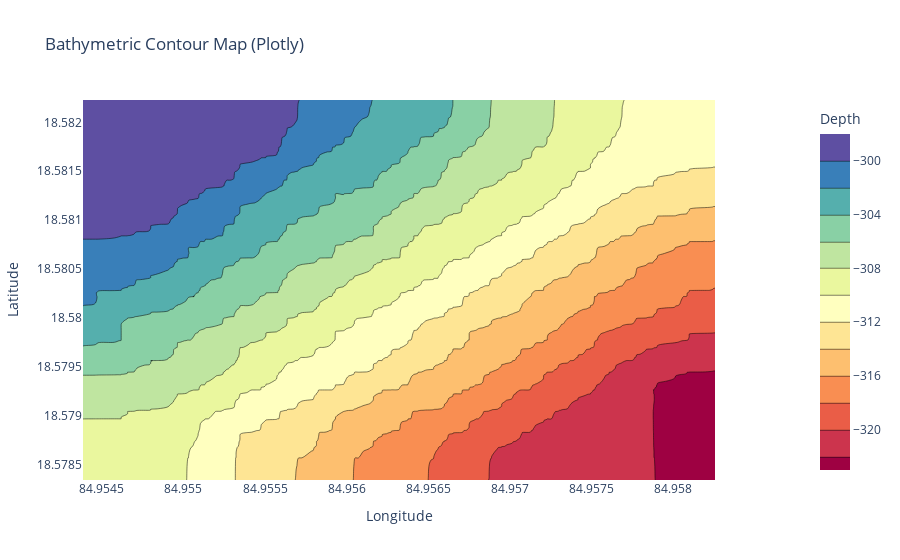
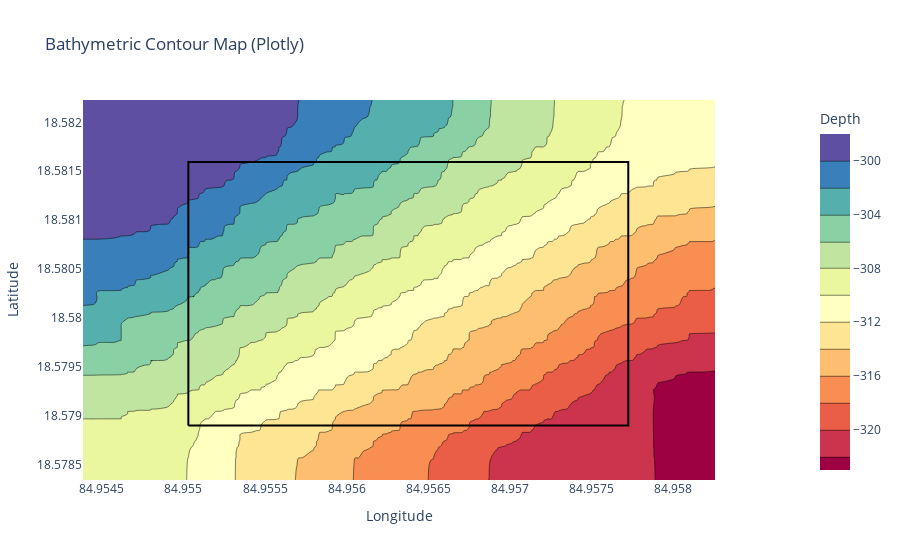
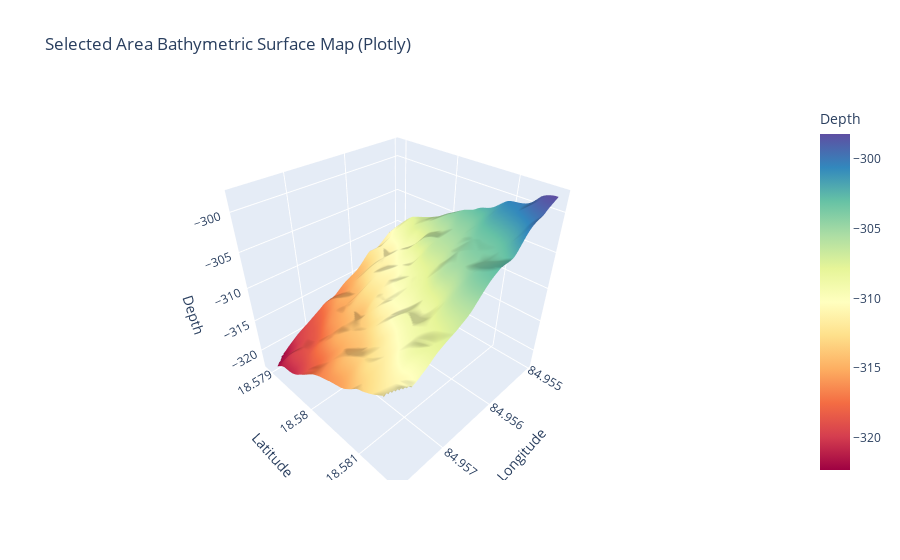

The code cell stored with these charts, in order, in its notebook:
### Code cell
import pandas as pd
import numpy as np
import plotly.graph_objs as go
from scipy.interpolate import griddata

# Load data
df0 = pd.read_csv("300.csv")
lon = df0["Longitude"]
lat = df0["Latitude"]
elev = df0["Depth"]

# Create grid for surface plot
grid_lon = np.linspace(lon.min(), lon.max(), 100)
grid_lat = np.linspace(lat.min(), lat.max(), 100)
grid_lon, grid_lat = np.meshgrid(grid_lon, grid_lat)
grid_elev = griddata((lon, lat), elev, (grid_lon, grid_lat), method='cubic')

# Create contour plot using Plotly
contour_fig = go.Figure(go.Contour(x=lon, y=lat, z=elev, colorscale='spectral'))
contour_fig.update_layout(title='Bathymetric Contour Map (Plotly)', xaxis_title='Longitude', yaxis_title='Latitude')
contour_fig.update_traces(colorbar=dict(title='Depth', x=1.15))

# Show contour plot
contour_fig.show()

# Constants for converting meters to degrees
# Assuming the area is near the equator for simplicity, adjust as necessary for your region
meters_per_degree_lat = 111320  # Approximate number of meters per degree of latitude
meters_per_degree_lon = 111320  # This varies based on latitude, use the same value for simplicity

# Define the size of the area in meters
area_size_m = 300
total_area = 300*300
# Convert area size to degrees
area_size_deg_lat = area_size_m / meters_per_degree_lat
area_size_deg_lon = area_size_m / meters_per_degree_lon

# Prompt user for the center of the area
center_lon = lon.mean()
center_lat = lat.mean()

# Calculate the boundaries of the area
lon_min = center_lon - area_size_deg_lon / 2
lon_max = center_lon + area_size_deg_lon / 2
lat_min = center_lat - area_size_deg_lat / 2
lat_max = center_lat + area_size_deg_lat / 2

# Filter the dataframe for the selected area
filtered_df = df0[(df0["Longitude"] >= lon_min) & (df0["Longitude"] <= lon_max) & 
                 (df0["Latitude"] >= lat_min) & (df0["Latitude"] <= lat_max)]

# Save the filtered dataframe to a new CSV file
filtered_df.to_csv("filtered_area.csv", index=False)

# Highlight the selected area on the original contour plot
highlight = go.Scatter(
    x=[lon_min, lon_max, lon_max, lon_min, lon_min],
    y=[lat_min, lat_min, lat_max, lat_max, lat_min],
    mode='lines',
    line=dict(color='black', width=2),
    name='Selected Area'
)

contour_fig.add_trace(highlight)
contour_fig.show()

# Create 3D surface plot using Plotly for the selected area
selected_grid_lon = np.linspace(lon_min, lon_max, 100)
selected_grid_lat = np.linspace(lat_min, lat_max, 100)
selected_grid_lon, selected_grid_lat = np.meshgrid(selected_grid_lon, selected_grid_lat)
selected_grid_elev = griddata((lon, lat), elev, (selected_grid_lon, selected_grid_lat), method='cubic')

surface_fig = go.Figure(go.Surface(x=selected_grid_lon, y=selected_grid_lat, z=selected_grid_elev, colorscale='spectral'))
surface_fig.update_layout(title='Selected Area Bathymetric Surface Map (Plotly)', scene=dict(xaxis_title='Longitude', yaxis_title='Latitude', zaxis_title='Depth'))
surface_fig.update_traces(colorbar=dict(title='Depth', x=1.15))
surface_fig.show()

### Figure 1 — Plotly figure (JSON) as saved in the notebook; plotly's stock layout.template omitted (floating-point values rounded to 4 significant figures; data arrays with more than 128 entries replaced by an {"elided": "..."} marker saying what was removed)
{"data": [{"colorbar": {"title": {"text": "Depth"}, "x": 1.15}, "colorscale": [[0, "rgb(158,1,66)"], [0.1, "rgb(213,62,79)"], [0.2, "rgb(244,109,67)"], [0.3, "rgb(253,174,97)"], [0.4, "rgb(254,224,139)"], [0.5, "rgb(255,255,191)"], [0.6, "rgb(230,245,152)"], [0.7, "rgb(171,221,164)"], [0.8, "rgb(102,194,165)"], [0.9, "rgb(50,136,189)"], [1, "rgb(94,79,162)"]], "type": "contour", "x": {"elided": "226 float values"}, "y": {"elided": "226 float values"}, "z": {"elided": "226 int values"}}], "layout": {"title": {"text": "Bathymetric Contour Map (Plotly)"}, "xaxis": {"title": {"text": "Longitude"}}, "yaxis": {"title": {"text": "Latitude"}}}}

### Figure 2 — Plotly figure (JSON) as saved in the notebook; plotly's stock layout.template omitted (floating-point values rounded to 4 significant figures; data arrays with more than 128 entries replaced by an {"elided": "..."} marker saying what was removed)
{"data": [{"colorbar": {"title": {"text": "Depth"}, "x": 1.15}, "colorscale": [[0, "rgb(158,1,66)"], [0.1, "rgb(213,62,79)"], [0.2, "rgb(244,109,67)"], [0.3, "rgb(253,174,97)"], [0.4, "rgb(254,224,139)"], [0.5, "rgb(255,255,191)"], [0.6, "rgb(230,245,152)"], [0.7, "rgb(171,221,164)"], [0.8, "rgb(102,194,165)"], [0.9, "rgb(50,136,189)"], [1, "rgb(94,79,162)"]], "type": "contour", "x": {"elided": "226 float values"}, "y": {"elided": "226 float values"}, "z": {"elided": "226 int values"}}, {"line": {"color": "black", "width": 2}, "mode": "lines", "name": "Selected Area", "type": "scatter", "x": [84.96, 84.96, 84.96, 84.96, 84.96], "y": [18.58, 18.58, 18.58, 18.58, 18.58]}], "layout": {"title": {"text": "Bathymetric Contour Map (Plotly)"}, "xaxis": {"title": {"text": "Longitude"}}, "yaxis": {"title": {"text": "Latitude"}}}}

### Figure 3 — Plotly figure (JSON) as saved in the notebook; plotly's stock layout.template omitted (floating-point values rounded to 4 significant figures; data arrays with more than 128 entries replaced by an {"elided": "..."} marker saying what was removed)
{"data": [{"colorbar": {"title": {"text": "Depth"}, "x": 1.15}, "colorscale": [[0, "rgb(158,1,66)"], [0.1, "rgb(213,62,79)"], [0.2, "rgb(244,109,67)"], [0.3, "rgb(253,174,97)"], [0.4, "rgb(254,224,139)"], [0.5, "rgb(255,255,191)"], [0.6, "rgb(230,245,152)"], [0.7, "rgb(171,221,164)"], [0.8, "rgb(102,194,165)"], [0.9, "rgb(50,136,189)"], [1, "rgb(94,79,162)"]], "type": "surface", "x": {"elided": "100x100 float values"}, "y": {"elided": "100x100 float values"}, "z": {"elided": "100x100 float values"}}], "layout": {"scene": {"xaxis": {"title": {"text": "Longitude"}}, "yaxis": {"title": {"text": "Latitude"}}, "zaxis": {"title": {"text": "Depth"}}}, "title": {"text": "Selected Area Bathymetric Surface Map (Plotly)"}}}
